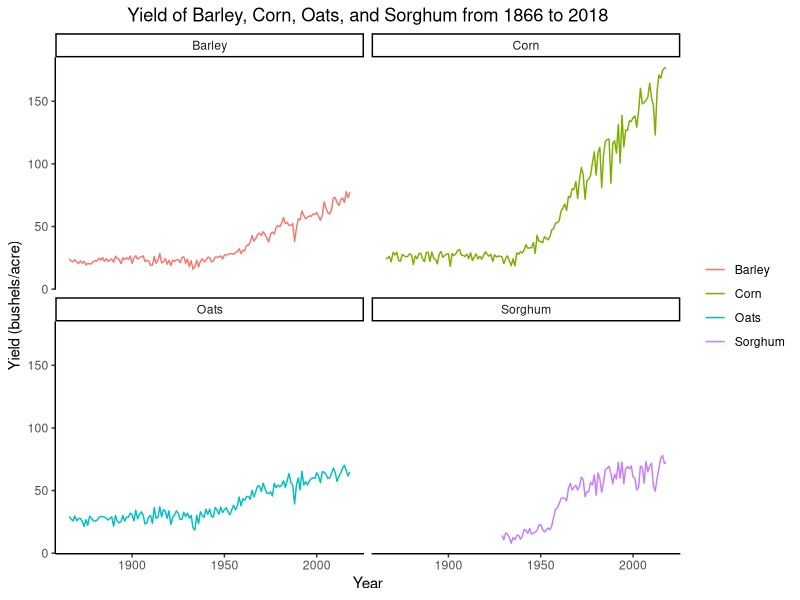

Reproduce this figure in R.
## ---- chunk 1
knitr::opts_chunk$set(echo = TRUE)
## ---- chunk 2
# Reading in data and setting up libraries

library(tidyverse)
grain <- read_csv("grain.csv")
fertilizer <- read_csv("fertilizer.csv")

## ---- chunk 3

grains_yield <- grain %>% 
  select(year, yield, commodity) %>% 
  group_by(commodity)

grains_plot <- ggplot(grains_yield, aes(x = year, y = yield)) + 
  geom_line(aes(color = commodity)) + 
  facet_wrap("commodity") +
  theme_classic() +
  xlab("Year") +
  ylab("Yield (bushels/acre)") +
  ggtitle("Yield of Barley, Corn, Oats, and Sorghum from 1866 to 2018") +
  theme(plot.title = element_text(hjust = 0.5)) +
  scale_x_continuous() +
  scale_y_continuous() +
  theme(legend.title=element_blank())
  

grains_plot
